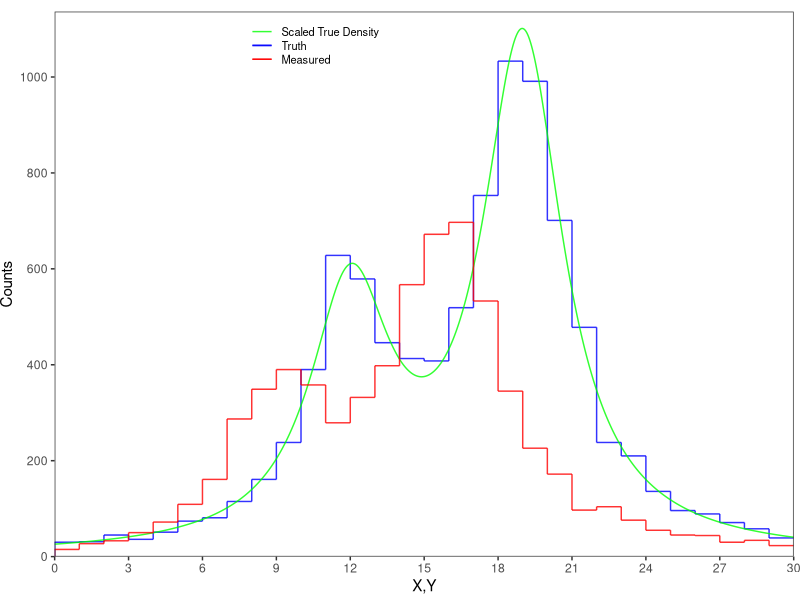

This figure's R source: (Note: this script raises an error after producing the figure.)
## ---- chunk 1
library(tidyverse)
library(gridExtra)
library(knitr)
library(RColorBrewer)
library(gtools)
## ---- chunk 2
# Assume 10000 events
nsim <- 10000

# Two possible types of processes with different means but equal variances
loc1 <- 12
loc2 <- 19
sc <- 2

# Event 1 is 1/3 as likely to occur as event 2
p <- 1/3

x1 <- rcauchy(nsim, location = loc1, scale = sc)
x2 <- rcauchy(nsim, location = loc2, scale = sc)
z <- rbernoulli(nsim, p)
x <- z*x1 + (1-z)*x2

# Add Smearing
ermu <- -3
ersd <- 1
y <- x + rnorm(nsim, mean = ermu, sd = ersd)
y <- y[y>0 & y<30]
y <- y[rbinom(length(y),1,sqrt(0.2*log(y+1)))==1]

# Binned representation
xymin <- 0
xymax <- 30
xyaxisstep <- 3

step_hist_notfolded <- hist(x[which(x > xymin & x < xymax)], breaks = seq(xymin,xymax,1), plot = F)
step_hist_folded <- hist(y[which(y > xymin & y < xymax)], breaks = seq(xymin,xymax,1), plot = F)

fmax <- 1.075*max(c(step_hist_folded$density,step_hist_notfolded$density))
fmax_count <- 1.1*max(c(step_hist_folded$count,step_hist_notfolded$count))

step_hist <- 
  tibble(binLow = c(step_hist_folded$breaks[-length(step_hist_folded$breaks)],
                    step_hist_notfolded$breaks[-length(step_hist_notfolded$breaks)]),
         binHigh = c(step_hist_folded$breaks[-1],step_hist_notfolded$breaks[-1]),
         CountsL = c(c(0,step_hist_folded$counts[-length(step_hist_folded$counts)]),
                     c(0,step_hist_notfolded$counts[-length(step_hist_notfolded$counts)])),
         Counts = c(step_hist_folded$counts,step_hist_notfolded$counts),
         DensityL = c(c(0,step_hist_folded$density[-length(step_hist_folded$density)]),
                      c(0,step_hist_notfolded$density[-length(step_hist_notfolded$density)])),
         Density = c(step_hist_folded$density,step_hist_notfolded$density),
         Treatment = c(rep("folded", length(step_hist_folded$density)),
                       rep("not folded", length(step_hist_notfolded$density))))


# Continuous representation
X <- seq(xymin,xymax,0.01)
nx <- length(X)

fx = (1/3)*dcauchy(X, location=loc1, scale=sc) + 
     (2/3)*dcauchy(X, location=loc2, scale=sc)

fx_data <- tibble(X = X,
                  Density = fx)

# Plotting
ggplot(data = step_hist) + 
  theme_bw() +
  geom_segment(data = filter(step_hist, Treatment == "not folded"),
               mapping = aes(x = binLow,
                             y = Counts,
                          xend = binHigh,
                          yend = Counts,
                          color = "Truth"), 
               alpha = 0.8) +
  geom_segment(data = filter(step_hist, Treatment == "not folded"),
               mapping = aes(x = binLow,
                             y = CountsL,
                          xend = binLow,
                          yend = Counts,
                          color = "Truth"), 
               alpha = 0.8) +
  geom_line(data = fx_data,
            mapping = aes(x = X, 
                          y = nsim*Density,
                          color = "Scaled True Density"), 
            alpha = 0.8) +
  geom_segment(data = filter(step_hist, Treatment == "folded"),
               mapping = aes(x = binLow,
                             y = Counts,
                          xend = binHigh,
                          yend = Counts,
                          color = "Measured"), 
               alpha = 0.8) +
  geom_segment(data = filter(step_hist, Treatment == "folded"),
               mapping = aes(x = binLow,
                             y = CountsL,
                          xend = binLow,
                          yend = Counts,
                          color = "Measured"), 
               alpha = 0.8) +
  scale_x_continuous(breaks = seq(xymin,xymax,xyaxisstep), 
                     limits = c(xymin,xymax), 
                     expand = c(0,0)) +
  scale_y_continuous("Counts",
                     limits = c(0,fmax_count), expand = c(0,0),
                     breaks = seq(0,ceiling(fmax_count),
                                  floor(fmax_count/1000)*200)) +
  labs(x="X,Y", y="", title=element_blank()) +
  scale_color_manual(name = NA,
                     breaks = c("Scaled True Density",
                                "Truth",
                                "Measured"),
                     values = c("Scaled True Density" = "green",
                                "Truth" = "blue",
                                "Measured" = "red")) +
  theme(panel.grid.major = element_blank(), 
        panel.grid.minor = element_blank(), 
        plot.margin = margin(0, 0.16, 0.12, 0, "cm"),
        legend.text = element_text(size = 8),
        legend.title = element_blank(),
        legend.position = c(.45, 0.99),
        legend.justification = c("right", "top"),
        legend.box.just = "left",
        legend.key.height = unit(10,"points"))
## ---- chunk 3
# Number of "causes" and "effects"
nc <- ne <-  40

# Get migration counts from stored ggplot and create smearing matrix
smear_data <- ggplot_build(smear_m)$data[[1]]
smearing_matrix <- matrix(rep(0,nc*(ne+1)), ncol = nc)
for( i in 1:nrow(smear_data)){
  smearing_matrix[cbind(smear_data$xbin, (ne+2)-smear_data$ybin)[i,2],
                  cbind(smear_data$xbin, (ne+2)-smear_data$ybin)[i,1]] <- smear_data$value[i]
}
smearing_matrix_normcols <- smearing_matrix / 
  matrix(rep(apply(smearing_matrix, MARGIN = 2, sum),ne+1), nrow=ne+1, byrow = T)

# Get observed number of events per effect
xE1 <- smearing_matrix %*% rep(1,nc)

# Number of samples drawn from each posterior distribution
nsamp <- 10
Lamb1 <- theta1 <- invMig1 <- list(NA)
xC1 <- efficiency1 <- mu1 <- intmu1 <- matrix(rep(NA,nsamp*nc), ncol=nsamp)
for(i in 1:nsamp){
  # New smearing matrices sampled from Dirichlet posterior
  Lamb1[[i]] <- matrix(unlist(map(1:nc, ~ t(rdirichlet(1, exp(-abs(.-1:(ne+1)))+
                                                             smearing_matrix[,.])))), nrow=ne+1)
  # Efficiencies calculated for each 
  efficiency1[,i] <- apply(Lamb1[[i]][-(ne+1),], MARGIN = 2, sum)
  # Apply Bayes' theorem to get P(C|E)
  theta1[[i]] <- t(Lamb1[[i]][-(ne+1),]/(matrix(rep(apply(Lamb1[[i]][-(ne+1),],
                                                          MARGIN = 1, sum), nc), ncol=nc)))
  mu1[,i] <- map_dbl(xE1[-(ne+1)], ~ rgamma(1,1+.,1))
  intmu1[,i] <- round(mu1[,i])
  intmu1[,i][which(intmu1[,i]==0)] <- 1
  invMig1[[i]] <- matrix(unlist(map(1:ne, ~ rmultinom(n=1,size=intmu1[.,i], 
                                                     prob=theta1[[i]][,.]))),nrow=ne)
  xC1[,i] <- (apply(invMig1[[i]],MARGIN=1, sum)/
                efficiency1[,i])*(mu1[,i]/intmu1[,i])
}

step_hist$barlow <- rep(0,nc+ne)
step_hist$barhigh <- rep(0,nc+ne)

step <- filter(step_hist, Treatment == "truth")
step$Counts <- apply(xC1, MARGIN=1, mean)
step$CountsL[-1] <- apply(xC1, MARGIN=1, mean)[-nc]
step$Treatment <- "1 iteration"
step$Density <- apply(xC1, MARGIN=1, mean)/sum(apply(xC1, MARGIN=1, mean))
step$DensityL[-1] <- step$Density[-nc]
step$barlow <- apply(xC1, MARGIN=1, FUN=quantile, probs=0.025)
step$barhigh <- apply(xC1, MARGIN=1, FUN=quantile, probs=0.975)
step_hist_iter1 <- rbind(step_hist,step)

ymax_count <- 1.1*max(step_hist_iter1$Counts)

it1 <- ggplot(data = step_hist_iter1) + 
  theme_bw() +
  geom_rect(mapping = aes(xmin = binLow,
                          ymin = barlow,
                          xmax = binHigh,
                          ymax = barhigh,
                          fill = Treatment),
            alpha=0.2) +
  geom_segment(mapping = aes(x = binLow,
                             y = Counts,
                          xend = binHigh,
                          yend = Counts,
                          color = Treatment),
               alpha=0.7) +
  geom_segment(mapping = aes(x = binLow,
                             y = CountsL,
                          xend = binLow,
                          yend = Counts,
                          color = Treatment), 
               alpha=0.7) +
  scale_x_continuous(breaks = seq(-10,10,2), 
                     limits = c(-10,10), 
                     expand = c(0,0)) +
  scale_y_continuous("Counts", limits = c(0,ymax_count), expand = c(0,0),
                     breaks = seq(0,ceiling(ymax_count), ceiling(ymax_count/1000)*100)) +
  labs(x="X", y="", title="1 Iteration") +
  scale_color_manual(values=c("orange","red","blue")) +
  scale_fill_manual(values=c("orange","red","blue")) +
  theme(panel.grid.major = element_blank(), panel.grid.minor = element_blank())
## ---- chunk 4
# Get observed number of events per effect
xE2 <- xC1

# Number of samples drawn from posterior distribution
Lamb2 <- efficiency2 <- theta2 <- invMig2 <- list(NA)
xC2 <- efficiency2 <- mu2 <- intmu2 <- matrix(rep(NA,nsamp*nsamp*nc), ncol=nsamp*nsamp)
for(i in 1:nsamp){
  for(j in 1:nsamp){
    # New smearing matrices sampled from Dirichlet posterior
    Lamb2[[(i-1)*nsamp+j]] <- 
      matrix(unlist(map(1:nc, ~ t(rdirichlet(1,exp(-abs(.-1:(ne+1)))+smearing_matrix[,.]+c(invMig1[[i]][.,],0))))), 
             nrow=ne+1)
    # Efficiencies calculated for each 
    efficiency2[,(i-1)*nsamp+j] <- apply(Lamb2[[(i-1)*nsamp+j]][-(ne+1),],MARGIN=2, sum)
    # Apply Bayes' theorem to get P(C|E)
    theta2[[(i-1)*nsamp+j]] <- t((Lamb2[[(i-1)*nsamp+j]][-(ne+1),]*matrix(rep(xC1[,i], nc),byrow=T,ncol=nc))/
                                (matrix(rep(Lamb2[[(i-1)*nsamp+j]][-(ne+1),] %*% 
                                              xC1[,i], nc), ncol=nc)))
  
    mu2[,(i-1)*nsamp+j] <- map_dbl(1:ne, ~ rgamma(1,1+xE1[.]+xE2[.,j],2))
    intmu2[,(i-1)*nsamp+j] <- round(mu2[,(i-1)*nsamp+j])
    intmu2[,(i-1)*nsamp+j][which(intmu2[,(i-1)*nsamp+j]==0)] <- 1
    invMig2[[(i-1)*nsamp+j]] <- matrix(unlist(map(1:ne,~rmultinom(n=1,size=intmu2[.,(i-1)*nsamp+j], 
                                                                  prob=theta2[[(i-1)*nsamp+j]][,.]))),nrow=ne)
    xC2[,(i-1)*nsamp+j] <- (apply(invMig2[[(i-1)*nsamp+j]],MARGIN=1,sum)/efficiency2[,(i-1)*nsamp+j])*
      (mu2[,(i-1)*nsamp+j]/intmu2[,(i-1)*nsamp+j])
  }
}

step <- filter(step_hist, Treatment == "truth")
step$Counts <- apply(xC2, MARGIN=1, mean)
step$CountsL[-1] <- apply(xC2, MARGIN=1, mean)[-nc]
step$Treatment <- "2 iterations"
step$Density <- apply(xC2, MARGIN=1, mean)/sum(apply(xC2, MARGIN=1, mean))
step$DensityL[-1] <- step$Density[-nc]
step$barlow <- apply(xC2, MARGIN=1, FUN=quantile, probs=0.025)
step$barhigh <- apply(xC2, MARGIN=1, FUN=quantile, probs=0.975)
step_hist_iter2 <- rbind(step_hist,step)

ymax_count <- 1.1*max(step_hist_iter2$Counts,step_hist_iter2$barhigh)

it2 <- ggplot(data = step_hist_iter2) + 
  theme_bw() +
  geom_rect(mapping = aes(xmin = binLow,
                          ymin = barlow,
                          xmax = binHigh,
                          ymax = barhigh,
                          fill = Treatment),
            alpha=0.2) +
  geom_segment(mapping = aes(x = binLow,
                             y = Counts,
                          xend = binHigh,
                          yend = Counts,
                          color = Treatment),
               alpha=0.7) +
  geom_segment(mapping = aes(x = binLow,
                             y = CountsL,
                          xend = binLow,
                          yend = Counts,
                          color = Treatment), 
               alpha=0.7) +
  scale_x_continuous(breaks = seq(-10,10,2), 
                     limits = c(-10,10), 
                     expand = c(0,0)) +
  scale_y_continuous("Counts", limits = c(0,ymax_count), expand = c(0,0),
                     breaks = seq(0,ceiling(ymax_count), ceiling(ymax_count/1000)*100)) +
  labs(x="X", y="", title="2 Iterations") +
  scale_color_manual(values=c("orange","red","blue")) +
  scale_fill_manual(values=c("orange","red","blue")) +
  theme(panel.grid.major = element_blank(), panel.grid.minor = element_blank())
## ---- chunk 5
# Get observed number of events per effect
xE3 <- xC2

# Number of samples drawn from posterior distribution
Lamb3 <- efficiency3 <- theta3 <- invMig3 <- list(NA)
xC3 <- efficiency3 <- mu3 <- intmu3 <- matrix(rep(NA,nc*nsamp^3), ncol=nsamp^3)
for(i in 1:nsamp){
  for(j in 1:nsamp){
    for(k in 1:nsamp){
      # New smearing matrices sampled from Dirichlet posterior
      Lamb3[[(i-1)*nsamp^2+(j-1)*nsamp+k]] <- 
        matrix(unlist(map(1:nc, ~ t(rdirichlet(1,exp(-abs(.-1:(ne+1)))+smearing_matrix[,.]+
                                                 c(invMig1[[i]][.,],0)+c(invMig2[[(j-1)*nsamp+k]][.,],0))))), 
               nrow=ne+1)
      # Efficiencies calculated for each 
      efficiency3[,(i-1)*nsamp^2+(j-1)*nsamp+k] <- 
        apply(Lamb3[[(i-1)*nsamp^2+(j-1)*nsamp+k]][-(ne+1),],MARGIN=2, sum)
      # Apply Bayes' theorem to get P(C|E)
      theta3[[(i-1)*nsamp^2+(j-1)*nsamp+k]] <- 
        t((Lamb3[[(i-1)*nsamp^2+(j-1)*nsamp+k]][-(ne+1),]*
             matrix(rep(xC3[,(j-1)*nsamp+k], nc),byrow=T,ncol=nc))/
            (matrix(rep(Lamb3[[(i-1)*nsamp^2+(j-1)*nsamp+k]][-(ne+1),] %*% 
                          xC3[,(j-1)*nsamp+k], nc), ncol=nc)))
    
      mu3[,(i-1)*nsamp^2+(j-1)*nsamp+k] <- 
        map_dbl(1:ne, ~ rgamma(1,1+xE1[.]+xE2[.,k]+xE3[(j-1)*nsamp+k],3))
      intmu3[,(i-1)*nsamp^2+(j-1)*nsamp+k] <- 
        round(mu3[,(i-1)*nsamp^2+(j-1)*nsamp+k])
      intmu3[,(i-1)*nsamp^2+(j-1)*nsamp+k][which(intmu3[,(i-1)*nsamp^2+(j-1)*nsamp+k]==0)] <- 1
      invMig3[[(i-1)*nsamp^2+(j-1)*nsamp+k]] <- 
        matrix(unlist(map(1:ne,~rmultinom(n=1,size=intmu3[.,(i-1)*nsamp^2+(j-1)*nsamp+k], 
                                          prob=theta2[[(i-1)*nsamp+j]][,.]))),nrow=ne)
      xC3[,(i-1)*nsamp^2+(j-1)*nsamp+k] <- 
        (apply(invMig3[[(i-1)*nsamp^2+(j-1)*nsamp+k]],MARGIN=1,sum)/efficiency3[,(i-1)*nsamp^2+(j-1)*nsamp+k])*
        (mu3[,(i-1)*nsamp^2+(j-1)*nsamp+k]/intmu3[,(i-1)*nsamp^2+(j-1)*nsamp+k])
    }
  }
}

step <- filter(step_hist_iter1, Treatment == "truth")
step$Counts <- apply(xC3, MARGIN=1, mean)
step$CountsL[-1] <- apply(xC3, MARGIN=1, mean)[-nc]
step$Treatment <- "3 iterations"
step$Density <- apply(xC3, MARGIN=1, mean)/sum(apply(xC3, MARGIN=1, mean))
step$DensityL[-1] <- step$Density[-nc]
step$barlow <- apply(xC3, MARGIN=1, FUN=quantile, probs=0.025)
step$barhigh <- apply(xC3, MARGIN=1, FUN=quantile, probs=0.975)
step_hist_iter3 <- rbind(step_hist,step)

ymax_count <- 1.1*max(step_hist_iter3$Counts,step_hist_iter2$barhigh)

it3 <- ggplot(data = step_hist_iter3) + 
  theme_bw() +
  geom_rect(mapping = aes(xmin = binLow,
                          ymin = barlow,
                          xmax = binHigh,
                          ymax = barhigh,
                          fill = Treatment),
            alpha=0.2) +
  geom_segment(mapping = aes(x = binLow,
                             y = Counts,
                          xend = binHigh,
                          yend = Counts,
                          color = Treatment),
               alpha=0.7) +
  geom_segment(mapping = aes(x = binLow,
                             y = CountsL,
                          xend = binLow,
                          yend = Counts,
                          color = Treatment), 
               alpha=0.7) +
  scale_x_continuous(breaks = seq(-10,10,2), 
                     limits = c(-10,10), 
                     expand = c(0,0)) +
  scale_y_continuous("Counts", limits = c(0,ymax_count), expand = c(0,0),
                     breaks = seq(0,ceiling(ymax_count), ceiling(ymax_count/1000)*100)) +
  labs(x="X", y="", title="3 Iterations") +
  scale_color_manual(values=c("orange","red","blue")) +
  scale_fill_manual(values=c("orange","red","blue")) +
  theme(panel.grid.major = element_blank(), panel.grid.minor = element_blank())
